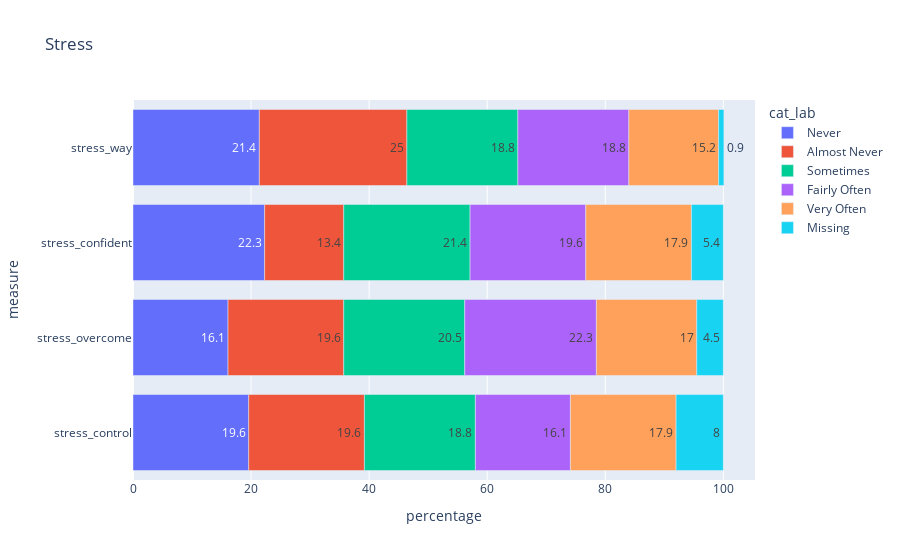

Notebook source saved alongside this figure:
### Code cell
px.bar(chosen_result, x='percentage', y='measure', color='cat_lab',
       text_auto=True, title='Stress', hover_data=['count'], orientation='h')

### Figure 1 — Plotly figure (JSON) as saved in the notebook; plotly's stock layout.template omitted (floating-point values rounded to 4 significant figures)
{"data": [{"alignmentgroup": "True", "customdata": [[22], [18], [25], [24]], "hovertemplate": "cat_lab=Never<br>percentage=%{x}<br>measure=%{y}<br>count=%{customdata[0]}<extra></extra>", "legendgroup": "Never", "marker": {"color": "#636efa", "pattern": {"shape": ""}}, "name": "Never", "offsetgroup": "Never", "orientation": "h", "showlegend": true, "textposition": "auto", "texttemplate": "%{x}", "type": "bar", "x": [19.6, 16.1, 22.3, 21.4], "xaxis": "x", "y": ["stress_control", "stress_overcome", "stress_confident", "stress_way"], "yaxis": "y"}, {"alignmentgroup": "True", "customdata": [[22], [22], [15], [28]], "hovertemplate": "cat_lab=Almost Never<br>percentage=%{x}<br>measure=%{y}<br>count=%{customdata[0]}<extra></extra>", "legendgroup": "Almost Never", "marker": {"color": "#EF553B", "pattern": {"shape": ""}}, "name": "Almost Never", "offsetgroup": "Almost Never", "orientation": "h", "showlegend": true, "textposition": "auto", "texttemplate": "%{x}", "type": "bar", "x": [19.6, 19.6, 13.4, 25], "xaxis": "x", "y": ["stress_control", "stress_overcome", "stress_confident", "stress_way"], "yaxis": "y"}, {"alignmentgroup": "True", "customdata": [[21], [23], [24], [21]], "hovertemplate": "cat_lab=Sometimes<br>percentage=%{x}<br>measure=%{y}<br>count=%{customdata[0]}<extra></extra>", "legendgroup": "Sometimes", "marker": {"color": "#00cc96", "pattern": {"shape": ""}}, "name": "Sometimes", "offsetgroup": "Sometimes", "orientation": "h", "showlegend": true, "textposition": "auto", "texttemplate": "%{x}", "type": "bar", "x": [18.8, 20.5, 21.4, 18.8], "xaxis": "x", "y": ["stress_control", "stress_overcome", "stress_confident", "stress_way"], "yaxis": "y"}, {"alignmentgroup": "True", "customdata": [[18], [25], [22], [21]], "hovertemplate": "cat_lab=Fairly Often<br>percentage=%{x}<br>measure=%{y}<br>count=%{customdata[0]}<extra></extra>", "legendgroup": "Fairly Often", "marker": {"color": "#ab63fa", "pattern": {"shape": ""}}, "name": "Fairly Often", "offsetgroup": "Fairly Often", "orientation": "h", "showlegend": true, "textposition": "auto", "texttemplate": "%{x}", "type": "bar", "x": [16.1, 22.3, 19.6, 18.8], "xaxis": "x", "y": ["stress_control", "stress_overcome", "stress_confident", "stress_way"], "yaxis": "y"}, {"alignmentgroup": "True", "customdata": [[20], [19], [20], [17]], "hovertemplate": "cat_lab=Very Often<br>percentage=%{x}<br>measure=%{y}<br>count=%{customdata[0]}<extra></extra>", "legendgroup": "Very Often", "marker": {"color": "#FFA15A", "pattern": {"shape": ""}}, "name": "Very Often", "offsetgroup": "Very Often", "orientation": "h", "showlegend": true, "textposition": "auto", "texttemplate": "%{x}", "type": "bar", "x": [17.9, 17, 17.9, 15.2], "xaxis": "x", "y": ["stress_control", "stress_overcome", "stress_confident", "stress_way"], "yaxis": "y"}, {"alignmentgroup": "True", "customdata": [[9], [5], [6], [1]], "hovertemplate": "cat_lab=Missing<br>percentage=%{x}<br>measure=%{y}<br>count=%{customdata[0]}<extra></extra>", "legendgroup": "Missing", "marker": {"color": "#19d3f3", "pattern": {"shape": ""}}, "name": "Missing", "offsetgroup": "Missing", "orientation": "h", "showlegend": true, "textposition": "auto", "texttemplate": "%{x}", "type": "bar", "x": [8, 4.5, 5.4, 0.9], "xaxis": "x", "y": ["stress_control", "stress_overcome", "stress_confident", "stress_way"], "yaxis": "y"}], "layout": {"barmode": "relative", "legend": {"title": {"text": "cat_lab"}, "tracegroupgap": 0}, "title": {"text": "Stress"}, "xaxis": {"anchor": "y", "domain": [0, 1], "title": {"text": "percentage"}}, "yaxis": {"anchor": "x", "domain": [0, 1], "title": {"text": "measure"}}}}
